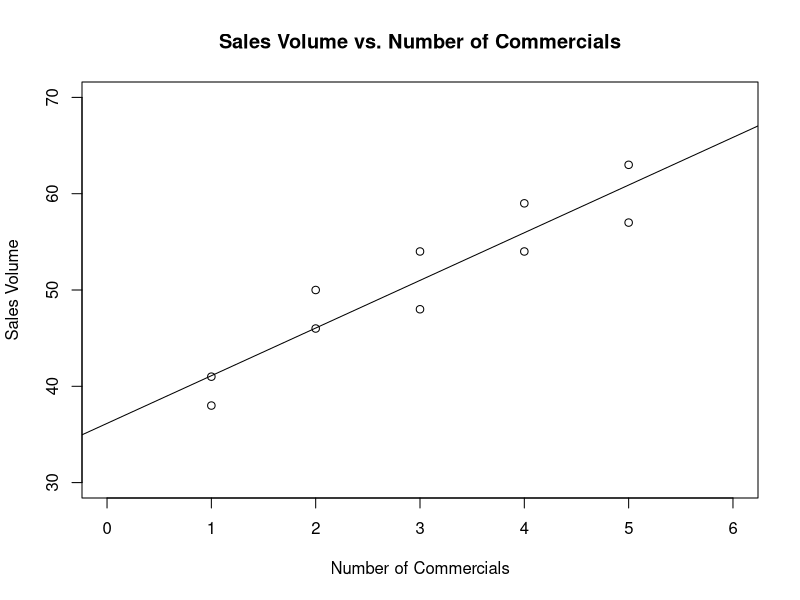

Write R code to recreate this figure.
electronics_df <- read.csv("Electronics.csv")
number_commericals <- electronics_df$No..of.Commercials
sales_volume <- electronics_df$Sales.Volume
plot(x = number_commericals,
     y = sales_volume,
     main = "Sales Volume vs. Number of Commercials",
     xlab = "Number of Commercials",
     ylab = "Sales Volume",
     xlim = c(0,6),
     ylim = c(30,70))
abline(lm(sales_volume ~ number_commericals))